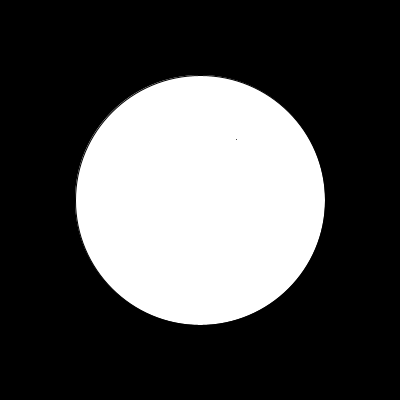
Frame 1 (no input)
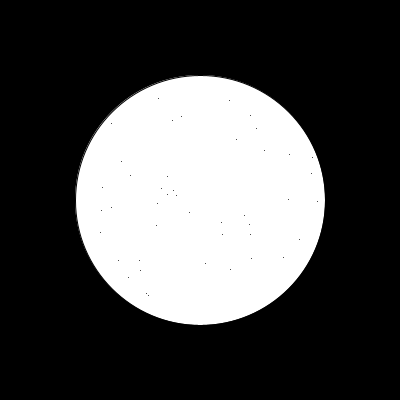
Frame 60 (the mouse pressed at the canvas centre just before this capture)
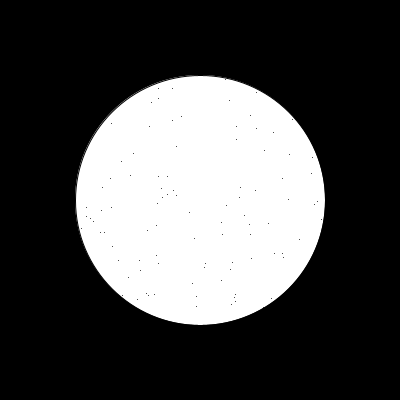
Frame 120 (the mouse held since frame 60 and released just before this capture)

The Processing sketch that drew these frames (run headless with seeded random() and noise(); from frame 60 on, the mouse is pressed at the canvas centre):

// Processing sketch: random_points
// ── random_points.pde
void setup()
{
  background(0);
  size(400,400);
  fill(255);
  smooth();
  ellipse(width/2,height/2,250,250);
}

void draw(){
point(random(75,325),random(75,325));
}
